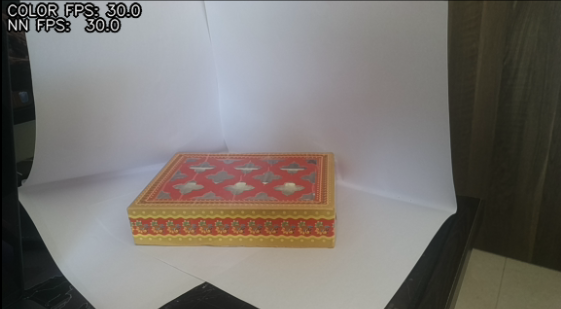
#> input picture images/img2.png, 561 x 309 px, found by its file name
$ jupyter execute --allow-errors sample_vol_est.ipynb
#> lines starting #> are read from the running program, lines starting #| are printed output that depends on the picture; after the words box and inside, x2 and y2 are one past the last pixel; in counts of white or black regions, pixels touching at a corner belong together
[cell 1]
import sys
import json

import matplotlib.pyplot as plt
from pyntcloud import PyntCloud

[cell 2]
#81-diag 71.8-horizontal
import matplotlib.pyplot as plt
import cv2
import numpy as np

img = cv2.imread("..\images\img2.png")
#> img is the input picture: shape (309, 561, 3); mean B, G, R 111.4, 115.6, 120.1
img = cv2.resize(img, (1280,800))
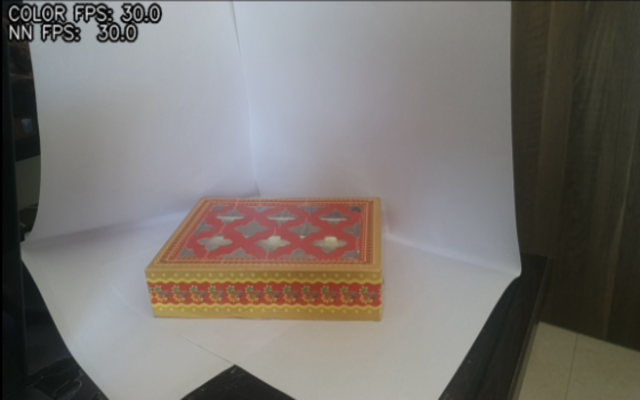
#> img: shape (800, 1280, 3) (shown at 1/2 size); mean B, G, R 111.3, 115.5, 120
print(img.shape)
#| (800, 1280, 3)
#centre crop
h, w ,_= img.shape
#> h = 800; w = 1280
center = img.shape
#> center = (800, 1280, 3)
x = (center[1]/2 - w/4) - 65
#> x = 255
y = center[0]/2 - h/4
#> y = 200

crop_img = img[int(y+190):int(y+h-300), int(x+30):int(x+w/2-110)]
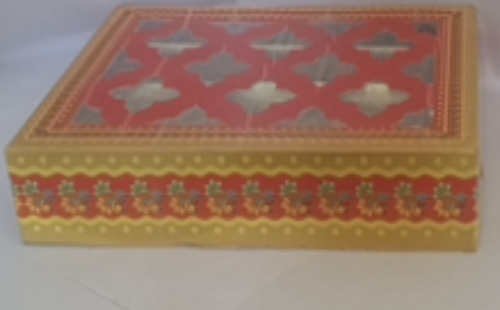
#> crop_img: shape (310, 500, 3); mean B, G, R 100.9, 120.1, 151.7
# [4 lines of commented-out code are left out]


hsv = cv2.cvtColor(crop_img, cv2.COLOR_BGR2HSV)
#> hsv: shape (310, 500, 3); mean H, S, V 28.1, 91.2, 152.9

    # define range of white color in HSV
    # change it according to your need !
sensitivity = 100
lower_white = np.array([0,0,255-sensitivity])
upper_white = np.array([255,sensitivity,255])

# Threshold the HSV image to get only white colors
mask = cv2.inRange(hsv, lower_white, upper_white)
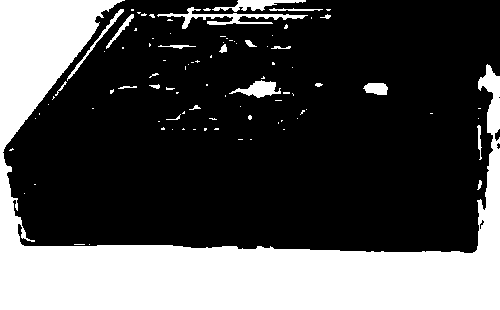
#> mask: shape (310, 500); 30.5% white; 94 white regions (73 under 20 px), largest, box (x1, y1, x2, y2) and area: (0, 0, 500, 310) 43922, (157, 7, 308, 29) 812, (212, 0, 306, 12) 481
# Bitwise-AND mask and original image
res = cv2.bitwise_and(crop_img,crop_img, mask= 255-mask)
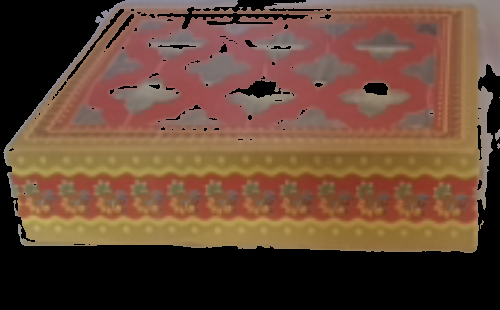
#> res: shape (310, 500, 3); mean B, G, R 54.3, 71.9, 101.4


# ret,th1 = cv2.threshold(crop_img,150,255,cv2.THRESH_BINARY)


#> (the rest of this cell did not finish here and is left out)

#> (a cell that did not finish here is left out)

[cell 4]
thresh = cv2.imread("thresh.png", 0)
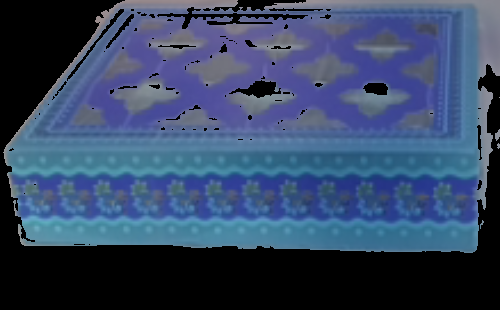
#> input picture food_volume_estimation/thresh.png, 500 x 310 px
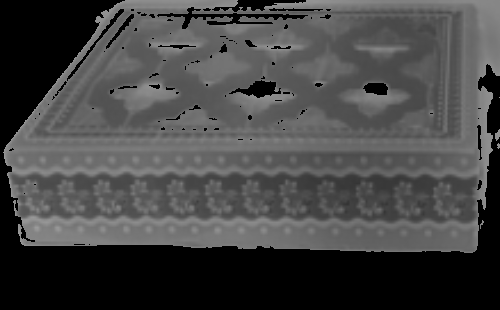
#> thresh: shape (310, 500); min 0, max 155, mean 69.7
mask = thresh != 0

[cell 5]
mask = mask.astype(int)
#> (the rest of this cell did not finish here and is left out)

#> (a cell that did not finish here is left out)

#> (a cell that did not finish here is left out)

[cell 8]
# Estimate volumes in input image
input_image = 'sad.jpg'
# seg_mask = 'thresh.png'
thresh = cv2.imread("thresh.png", 0)
mask = thresh != 0
mask = mask.astype(int)
from food_volume_estimation.volume_estimator import VolumeEstimator


plate_diameter = 0 # Set as 0 to ignore plate detection and scaling
#> (the rest of this cell did not finish here and is left out)

[cell 9]
mask.shape
#> Out = (310, 500)
